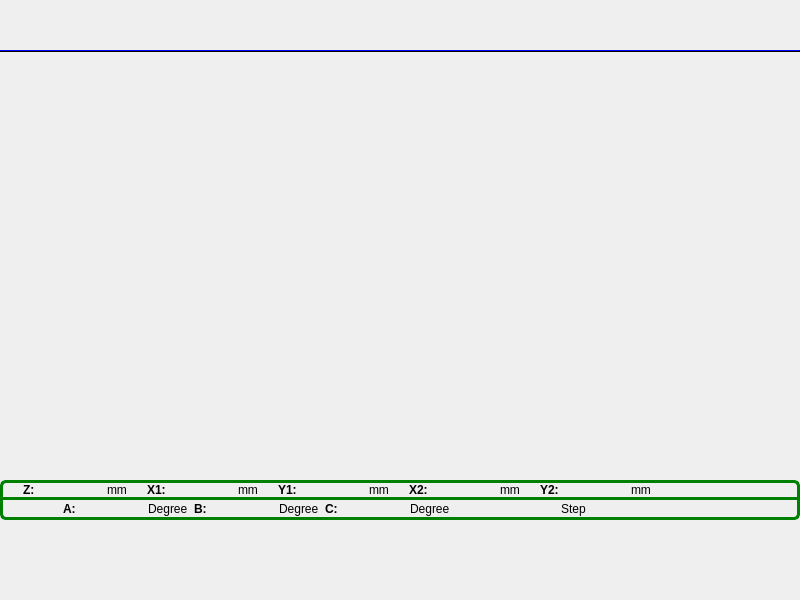
<?xml version="1.0" encoding="UTF-8"?>
<ui version="4.0">
 <class>MainFrame</class>
 <widget class="QWidget" name="MainFrame">
  <property name="geometry">
   <rect>
    <x>0</x>
    <y>0</y>
    <width>800</width>
    <height>600</height>
   </rect>
  </property>
  <property name="maximumSize">
   <size>
    <width>800</width>
    <height>600</height>
   </size>
  </property>
  <property name="windowTitle">
   <string>MainFrame</string>
  </property>
  <layout class="QVBoxLayout" name="verticalLayout">
   <property name="spacing">
    <number>0</number>
   </property>
   <property name="margin">
    <number>0</number>
   </property>
   <item>
    <layout class="QHBoxLayout" name="horizontalLayout_2">
     <item>
      <widget class="ICSystemStatusFrame" name="systemStatusFrame">
       <property name="frameShape">
        <enum>QFrame::NoFrame</enum>
       </property>
       <property name="frameShadow">
        <enum>QFrame::Plain</enum>
       </property>
      </widget>
     </item>
     <item>
      <widget class="QWidget" name="programHeadWidget" native="true">
       <property name="minimumSize">
        <size>
         <width>0</width>
         <height>50</height>
        </size>
       </property>
       <property name="maximumSize">
        <size>
         <width>16777215</width>
         <height>50</height>
        </size>
       </property>
      </widget>
     </item>
    </layout>
   </item>
   <item>
    <widget class="Line" name="line">
     <property name="sizePolicy">
      <sizepolicy hsizetype="Expanding" vsizetype="Preferred">
       <horstretch>0</horstretch>
       <verstretch>0</verstretch>
      </sizepolicy>
     </property>
     <property name="minimumSize">
      <size>
       <width>800</width>
       <height>2</height>
      </size>
     </property>
     <property name="maximumSize">
      <size>
       <width>16777215</width>
       <height>2</height>
      </size>
     </property>
     <property name="styleSheet">
      <string notr="true">background-color: rgb(0, 0, 255);</string>
     </property>
     <property name="frameShadow">
      <enum>QFrame::Plain</enum>
     </property>
     <property name="lineWidth">
      <number>0</number>
     </property>
     <property name="midLineWidth">
      <number>1</number>
     </property>
     <property name="orientation">
      <enum>Qt::Horizontal</enum>
     </property>
    </widget>
   </item>
   <item>
    <widget class="QFrame" name="centerPageFrame">
     <property name="sizePolicy">
      <sizepolicy hsizetype="Preferred" vsizetype="Expanding">
       <horstretch>0</horstretch>
       <verstretch>0</verstretch>
      </sizepolicy>
     </property>
     <property name="maximumSize">
      <size>
       <width>800</width>
       <height>16777215</height>
      </size>
     </property>
     <property name="frameShape">
      <enum>QFrame::NoFrame</enum>
     </property>
     <property name="frameShadow">
      <enum>QFrame::Plain</enum>
     </property>
    </widget>
   </item>
   <item>
    <widget class="ICCycleTimeAndFinishedFrame" name="cycleTimeAndFinistWidget">
     <property name="frameShape">
      <enum>QFrame::NoFrame</enum>
     </property>
     <property name="frameShadow">
      <enum>QFrame::Plain</enum>
     </property>
    </widget>
   </item>
   <item>
    <widget class="QFrame" name="axisRunStatus1">
     <property name="maximumSize">
      <size>
       <width>16777215</width>
       <height>20</height>
      </size>
     </property>
     <property name="styleSheet">
      <string notr="true">#axisRunStatus1
{
border-top-left-radius: 6px;
border-top-right-radius: 6px;
border: 3px solid green; 
}</string>
     </property>
     <property name="frameShape">
      <enum>QFrame::NoFrame</enum>
     </property>
     <property name="frameShadow">
      <enum>QFrame::Plain</enum>
     </property>
     <layout class="QHBoxLayout" name="horizontalLayout">
      <property name="spacing">
       <number>6</number>
      </property>
      <property name="leftMargin">
       <number>20</number>
      </property>
      <property name="topMargin">
       <number>0</number>
      </property>
      <property name="rightMargin">
       <number>20</number>
      </property>
      <property name="bottomMargin">
       <number>0</number>
      </property>
      <item>
       <widget class="QLabel" name="zLabel">
        <property name="font">
         <font>
          <weight>75</weight>
          <bold>true</bold>
         </font>
        </property>
        <property name="text">
         <string>Z:</string>
        </property>
       </widget>
      </item>
      <item>
       <widget class="QLabel" name="zPosLabel">
        <property name="minimumSize">
         <size>
          <width>60</width>
          <height>0</height>
         </size>
        </property>
        <property name="maximumSize">
         <size>
          <width>60</width>
          <height>16777215</height>
         </size>
        </property>
        <property name="styleSheet">
         <string notr="true">color: rgb(0, 0, 127);</string>
        </property>
        <property name="text">
         <string/>
        </property>
        <property name="alignment">
         <set>Qt::AlignRight|Qt::AlignTrailing|Qt::AlignVCenter</set>
        </property>
       </widget>
      </item>
      <item>
       <widget class="QLabel" name="zmmLabel">
        <property name="text">
         <string>mm    </string>
        </property>
       </widget>
      </item>
      <item>
       <widget class="QLabel" name="x1Label">
        <property name="font">
         <font>
          <weight>75</weight>
          <bold>true</bold>
         </font>
        </property>
        <property name="text">
         <string>X1:</string>
        </property>
       </widget>
      </item>
      <item>
       <widget class="QLabel" name="xPosLabel">
        <property name="minimumSize">
         <size>
          <width>60</width>
          <height>0</height>
         </size>
        </property>
        <property name="maximumSize">
         <size>
          <width>60</width>
          <height>16777215</height>
         </size>
        </property>
        <property name="styleSheet">
         <string notr="true">color: rgb(0, 0, 127);</string>
        </property>
        <property name="text">
         <string/>
        </property>
        <property name="alignment">
         <set>Qt::AlignRight|Qt::AlignTrailing|Qt::AlignVCenter</set>
        </property>
       </widget>
      </item>
      <item>
       <widget class="QLabel" name="x1mmLabel">
        <property name="text">
         <string>mm    </string>
        </property>
       </widget>
      </item>
      <item>
       <widget class="QLabel" name="y1Label">
        <property name="font">
         <font>
          <weight>75</weight>
          <bold>true</bold>
         </font>
        </property>
        <property name="text">
         <string>Y1:</string>
        </property>
       </widget>
      </item>
      <item>
       <widget class="QLabel" name="yPosLabel">
        <property name="minimumSize">
         <size>
          <width>60</width>
          <height>0</height>
         </size>
        </property>
        <property name="maximumSize">
         <size>
          <width>60</width>
          <height>16777215</height>
         </size>
        </property>
        <property name="styleSheet">
         <string notr="true">color: rgb(0, 0, 127);</string>
        </property>
        <property name="text">
         <string/>
        </property>
        <property name="alignment">
         <set>Qt::AlignRight|Qt::AlignTrailing|Qt::AlignVCenter</set>
        </property>
       </widget>
      </item>
      <item>
       <widget class="QLabel" name="y1mmLabel">
        <property name="text">
         <string>mm    </string>
        </property>
       </widget>
      </item>
      <item>
       <widget class="QLabel" name="x2Label">
        <property name="font">
         <font>
          <weight>75</weight>
          <bold>true</bold>
         </font>
        </property>
        <property name="text">
         <string>X2:</string>
        </property>
       </widget>
      </item>
      <item>
       <widget class="QLabel" name="pPosLabel">
        <property name="minimumSize">
         <size>
          <width>60</width>
          <height>0</height>
         </size>
        </property>
        <property name="maximumSize">
         <size>
          <width>60</width>
          <height>16777215</height>
         </size>
        </property>
        <property name="styleSheet">
         <string notr="true">color: rgb(0, 0, 127);</string>
        </property>
        <property name="text">
         <string/>
        </property>
        <property name="alignment">
         <set>Qt::AlignRight|Qt::AlignTrailing|Qt::AlignVCenter</set>
        </property>
       </widget>
      </item>
      <item>
       <widget class="QLabel" name="x2mmLabel">
        <property name="text">
         <string>mm    </string>
        </property>
       </widget>
      </item>
      <item>
       <widget class="QLabel" name="y2Label">
        <property name="font">
         <font>
          <weight>75</weight>
          <bold>true</bold>
         </font>
        </property>
        <property name="text">
         <string>Y2:</string>
        </property>
       </widget>
      </item>
      <item>
       <widget class="QLabel" name="qPosLabel">
        <property name="minimumSize">
         <size>
          <width>60</width>
          <height>0</height>
         </size>
        </property>
        <property name="maximumSize">
         <size>
          <width>60</width>
          <height>16777215</height>
         </size>
        </property>
        <property name="styleSheet">
         <string notr="true">color: rgb(0, 0, 127);</string>
        </property>
        <property name="text">
         <string/>
        </property>
        <property name="alignment">
         <set>Qt::AlignRight|Qt::AlignTrailing|Qt::AlignVCenter</set>
        </property>
       </widget>
      </item>
      <item>
       <widget class="QLabel" name="y2mmLabel">
        <property name="text">
         <string>mm    </string>
        </property>
       </widget>
      </item>
      <item>
       <spacer name="horizontalSpacer_2">
        <property name="orientation">
         <enum>Qt::Horizontal</enum>
        </property>
        <property name="sizeHint" stdset="0">
         <size>
          <width>40</width>
          <height>20</height>
         </size>
        </property>
       </spacer>
      </item>
     </layout>
    </widget>
   </item>
   <item>
    <widget class="QFrame" name="axisRunStatus2">
     <property name="maximumSize">
      <size>
       <width>16777215</width>
       <height>20</height>
      </size>
     </property>
     <property name="styleSheet">
      <string notr="true">#axisRunStatus2
{
border-bottom-left-radius: 6px; 
border-bottom-right-radius: 6px; 
border-bottom: 3px solid green; 
border-left: 3px solid green; 
border-right: 3px solid green; 
}</string>
     </property>
     <property name="frameShape">
      <enum>QFrame::NoFrame</enum>
     </property>
     <property name="frameShadow">
      <enum>QFrame::Plain</enum>
     </property>
     <layout class="QHBoxLayout" name="horizontalLayout_3">
      <property name="spacing">
       <number>6</number>
      </property>
      <property name="leftMargin">
       <number>20</number>
      </property>
      <property name="topMargin">
       <number>0</number>
      </property>
      <property name="rightMargin">
       <number>20</number>
      </property>
      <property name="bottomMargin">
       <number>0</number>
      </property>
      <item>
       <spacer name="horizontalSpacer">
        <property name="orientation">
         <enum>Qt::Horizontal</enum>
        </property>
        <property name="sizeType">
         <enum>QSizePolicy::Fixed</enum>
        </property>
        <property name="sizeHint" stdset="0">
         <size>
          <width>40</width>
          <height>20</height>
         </size>
        </property>
       </spacer>
      </item>
      <item>
       <widget class="QLabel" name="aLabel">
        <property name="font">
         <font>
          <weight>75</weight>
          <bold>true</bold>
         </font>
        </property>
        <property name="text">
         <string>A:</string>
        </property>
       </widget>
      </item>
      <item>
       <widget class="QLabel" name="aPosLabel">
        <property name="minimumSize">
         <size>
          <width>60</width>
          <height>0</height>
         </size>
        </property>
        <property name="maximumSize">
         <size>
          <width>60</width>
          <height>16777215</height>
         </size>
        </property>
        <property name="styleSheet">
         <string notr="true">color: rgb(0, 0, 127);</string>
        </property>
        <property name="text">
         <string/>
        </property>
        <property name="alignment">
         <set>Qt::AlignRight|Qt::AlignTrailing|Qt::AlignVCenter</set>
        </property>
       </widget>
      </item>
      <item>
       <widget class="QLabel" name="ammLabel">
        <property name="text">
         <string>Degree</string>
        </property>
       </widget>
      </item>
      <item>
       <widget class="QLabel" name="bLabel">
        <property name="font">
         <font>
          <weight>75</weight>
          <bold>true</bold>
         </font>
        </property>
        <property name="text">
         <string>B:</string>
        </property>
       </widget>
      </item>
      <item>
       <widget class="QLabel" name="bPosLabel">
        <property name="minimumSize">
         <size>
          <width>60</width>
          <height>0</height>
         </size>
        </property>
        <property name="maximumSize">
         <size>
          <width>60</width>
          <height>16777215</height>
         </size>
        </property>
        <property name="styleSheet">
         <string notr="true">color: rgb(0, 0, 127);</string>
        </property>
        <property name="text">
         <string/>
        </property>
        <property name="alignment">
         <set>Qt::AlignRight|Qt::AlignTrailing|Qt::AlignVCenter</set>
        </property>
       </widget>
      </item>
      <item>
       <widget class="QLabel" name="bmmLabel">
        <property name="text">
         <string>Degree</string>
        </property>
       </widget>
      </item>
      <item>
       <widget class="QLabel" name="cLabel">
        <property name="font">
         <font>
          <weight>75</weight>
          <bold>true</bold>
         </font>
        </property>
        <property name="text">
         <string>C:</string>
        </property>
       </widget>
      </item>
      <item>
       <widget class="QLabel" name="cPosLabel">
        <property name="minimumSize">
         <size>
          <width>60</width>
          <height>0</height>
         </size>
        </property>
        <property name="maximumSize">
         <size>
          <width>60</width>
          <height>16777215</height>
         </size>
        </property>
        <property name="styleSheet">
         <string notr="true">color: rgb(0, 0, 127);</string>
        </property>
        <property name="text">
         <string/>
        </property>
        <property name="alignment">
         <set>Qt::AlignRight|Qt::AlignTrailing|Qt::AlignVCenter</set>
        </property>
       </widget>
      </item>
      <item>
       <widget class="QLabel" name="cmmLabel">
        <property name="text">
         <string>Degree</string>
        </property>
       </widget>
      </item>
      <item>
       <spacer name="horizontalSpacer_5">
        <property name="orientation">
         <enum>Qt::Horizontal</enum>
        </property>
        <property name="sizeHint" stdset="0">
         <size>
          <width>40</width>
          <height>20</height>
         </size>
        </property>
       </spacer>
      </item>
      <item>
       <widget class="QLabel" name="label_14">
        <property name="text">
         <string>Step</string>
        </property>
       </widget>
      </item>
      <item>
       <widget class="QLabel" name="stepLabel">
        <property name="minimumSize">
         <size>
          <width>80</width>
          <height>0</height>
         </size>
        </property>
        <property name="maximumSize">
         <size>
          <width>80</width>
          <height>16777215</height>
         </size>
        </property>
        <property name="styleSheet">
         <string notr="true">color: rgb(85, 255, 0);
color: rgb(170, 85, 255);</string>
        </property>
        <property name="text">
         <string/>
        </property>
        <property name="alignment">
         <set>Qt::AlignRight|Qt::AlignTrailing|Qt::AlignVCenter</set>
        </property>
       </widget>
      </item>
      <item>
       <spacer name="horizontalSpacer_3">
        <property name="orientation">
         <enum>Qt::Horizontal</enum>
        </property>
        <property name="sizeHint" stdset="0">
         <size>
          <width>40</width>
          <height>20</height>
         </size>
        </property>
       </spacer>
      </item>
     </layout>
    </widget>
   </item>
   <item>
    <layout class="QHBoxLayout" name="categoryButtonLayout">
     <property name="spacing">
      <number>10</number>
     </property>
     <property name="leftMargin">
      <number>2</number>
     </property>
     <property name="rightMargin">
      <number>2</number>
     </property>
     <item>
      <widget class="ICPageSwitch" name="functionPageButton" native="true">
       <property name="sizePolicy">
        <sizepolicy hsizetype="Fixed" vsizetype="Fixed">
         <horstretch>0</horstretch>
         <verstretch>0</verstretch>
        </sizepolicy>
       </property>
       <property name="minimumSize">
        <size>
         <width>151</width>
         <height>80</height>
        </size>
       </property>
       <property name="maximumSize">
        <size>
         <width>16777215</width>
         <height>80</height>
        </size>
       </property>
      </widget>
     </item>
     <item>
      <widget class="ICPageSwitch" name="monitorPageButton" native="true">
       <property name="sizePolicy">
        <sizepolicy hsizetype="Fixed" vsizetype="Fixed">
         <horstretch>0</horstretch>
         <verstretch>0</verstretch>
        </sizepolicy>
       </property>
       <property name="minimumSize">
        <size>
         <width>151</width>
         <height>80</height>
        </size>
       </property>
       <property name="maximumSize">
        <size>
         <width>16777215</width>
         <height>80</height>
        </size>
       </property>
      </widget>
     </item>
     <item>
      <widget class="ICPageSwitch" name="recordPageButton" native="true">
       <property name="sizePolicy">
        <sizepolicy hsizetype="Fixed" vsizetype="Fixed">
         <horstretch>0</horstretch>
         <verstretch>0</verstretch>
        </sizepolicy>
       </property>
       <property name="minimumSize">
        <size>
         <width>151</width>
         <height>80</height>
        </size>
       </property>
       <property name="maximumSize">
        <size>
         <width>16777215</width>
         <height>80</height>
        </size>
       </property>
      </widget>
     </item>
     <item>
      <widget class="ICPageSwitch" name="alarmPageButton" native="true">
       <property name="sizePolicy">
        <sizepolicy hsizetype="Fixed" vsizetype="Fixed">
         <horstretch>0</horstretch>
         <verstretch>0</verstretch>
        </sizepolicy>
       </property>
       <property name="minimumSize">
        <size>
         <width>151</width>
         <height>80</height>
        </size>
       </property>
       <property name="maximumSize">
        <size>
         <width>16777215</width>
         <height>80</height>
        </size>
       </property>
      </widget>
     </item>
     <item>
      <widget class="ICPageSwitch" name="returnPageButton" native="true">
       <property name="sizePolicy">
        <sizepolicy hsizetype="Fixed" vsizetype="Fixed">
         <horstretch>0</horstretch>
         <verstretch>0</verstretch>
        </sizepolicy>
       </property>
       <property name="minimumSize">
        <size>
         <width>151</width>
         <height>80</height>
        </size>
       </property>
       <property name="maximumSize">
        <size>
         <width>16777215</width>
         <height>80</height>
        </size>
       </property>
      </widget>
     </item>
    </layout>
   </item>
  </layout>
 </widget>
 <layoutdefault spacing="6" margin="11"/>
 <customwidgets>
  <customwidget>
   <class>ICPageSwitch</class>
   <extends>QWidget</extends>
   <header>icpageswitch.h</header>
   <container>1</container>
  </customwidget>
  <customwidget>
   <class>ICCycleTimeAndFinishedFrame</class>
   <extends>QFrame</extends>
   <header>iccycletimeandfinishedframe.h</header>
   <container>1</container>
  </customwidget>
  <customwidget>
   <class>ICSystemStatusFrame</class>
   <extends>QFrame</extends>
   <header>icsystemstatusframe.h</header>
   <container>1</container>
  </customwidget>
 </customwidgets>
 <resources/>
 <connections/>
</ui>
